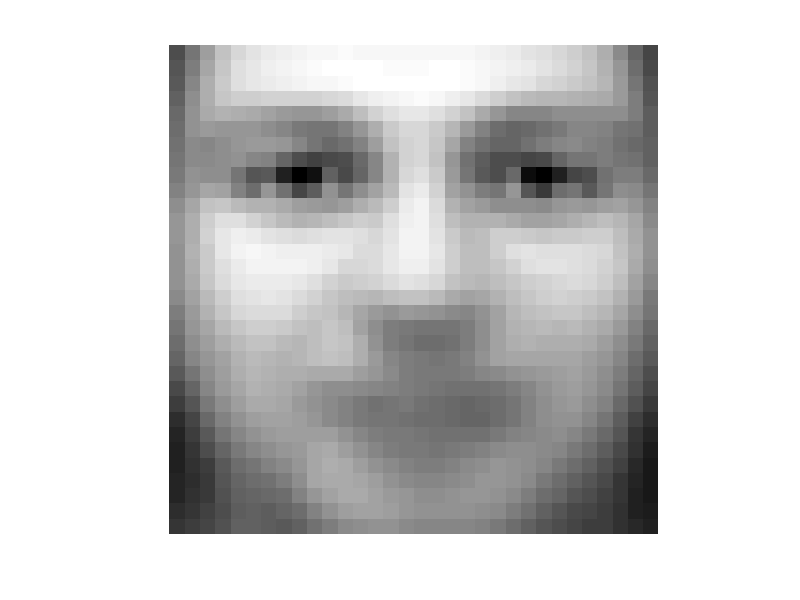
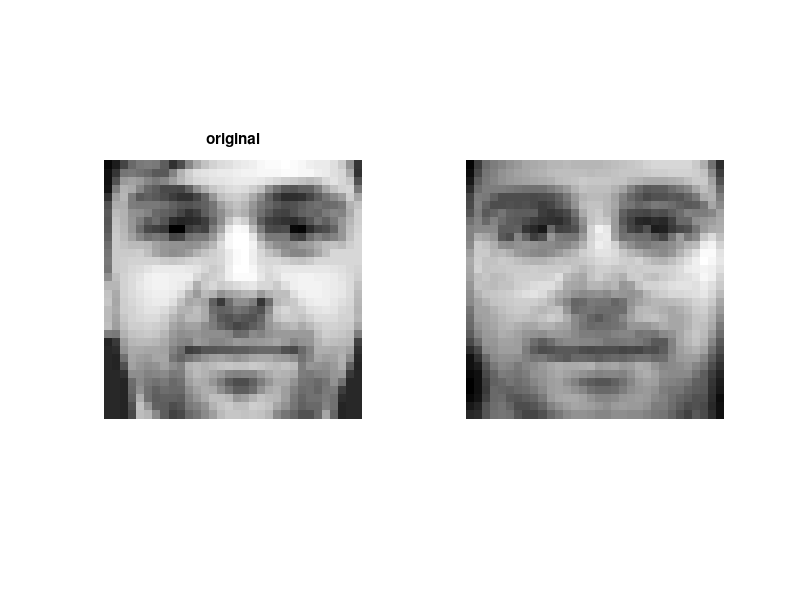
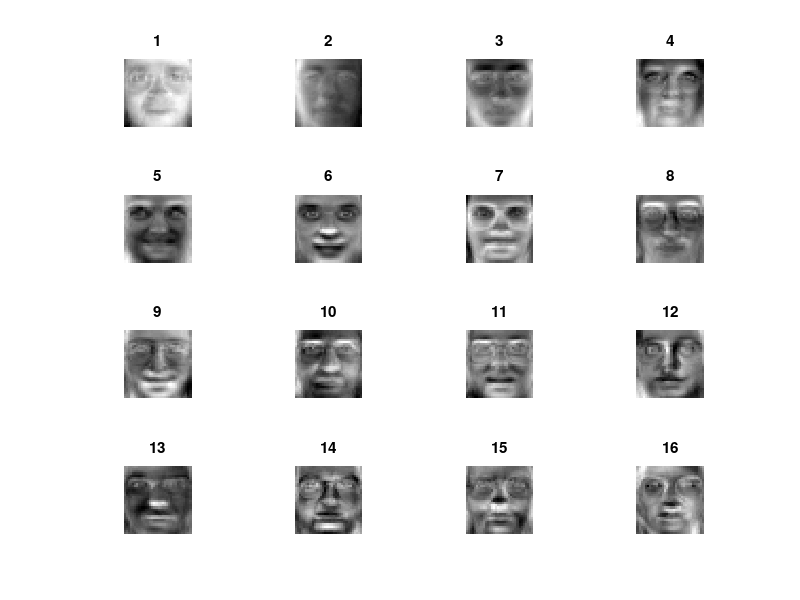
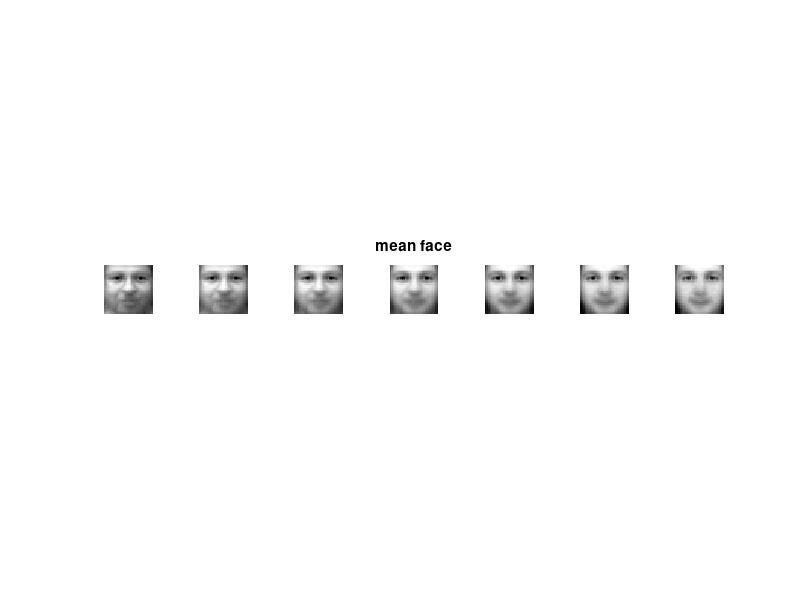

Reproduce these figures in MATLAB, in order. (Note: this script raises an error after producing the figures.)
%% load faces matrix X 
load faces
%columns of of X are vectorized 32x32 pixel images of faces
%this is a subset of the "ORL face dataset" obtained from:
%http://www.cad.zju.edu.cn/home/dengcai/Data/FaceData.html

n = size(X,2); %number of face images
dim = [32,32]; %image dimensins
%% plot an example face
i = 1; 
faceimg = reshape(X(:,i),dim); 
%reshapes the vectorized image back into a 32x32 array

figure(1);
imagesc(faceimg); axis image; axis off; colormap gray
%% compute the mean face image and plot it
mu = mean(X, 2); %compute mean of columns to get mean face image

figure(1);
imagesc(reshape(mu,dim)); axis image; axis off; colormap gray
%% subtract the mean face image from each face
Y = X-mu; %note X is matrix, mu is column vector
Y = Y/sqrt(n-1); %normalize
%% compute SVD of de-meaned data
[U,S,V] = svd(Y,'econ'); %reduced SVD
sigma = diag(S); %get vector of singular values
%% plot singular values
figure;
plot(sigma,'linewidth',2); 
axis tight
title('singular values of Y');
set(gca,'fontsize',18);
%% show 1 through 16th top left singular vectors ("eigenfaces")
figure;
for i = 1:16
    subplot(4, 4, i)
    imagesc(reshape(U(:,i), [32,32]))
    axis image; axis off; colormap gray; 
    title(num2str(i));
end
%% effect of adding in eigenface to the meanface
figure;
a = linspace(-2,2,7);
j = 1; %eigenface index
for i = 1:7
    newface = reshape(a(i)*sigma(j)*U(:,j) + mu, dim);
    subplot(1, 7, i)
    imagesc(newface);
    axis image; axis off; colormap gray; 
    if i == 4
        title('mean face')
    end
end
set(gcf,'Position',[100 100 1000 200])
%% generate random faces
figure;
k = 16; %eigenface cutoff
for i = 1:16
    c = (2*rand(16,1)-1).*sigma(1:k); %weight random vector by eigenvalues.
    randface = reshape(U(:,1:k)*c + mu,dim);
    subplot(4, 4, i)
    imagesc(randface);
    axis image; axis off; colormap gray; 
end
%% generate random face with fixed attribute
figure;
j = 7; %attribute to fix (j=7 is glasses)
k = 16; %max number of eigenfaces
for i = 1:16
    c = 0.75*(2*rand(k,1)-1).*sigma(1:k);
    c(j) = 2*sigma(j);
    randface = reshape(U(:,1:k)*c + mu,[32,32]);
    subplot(4, 4, i)
    imagesc(randface);
    axis image; axis off; colormap gray; 
end
%% reconstruct a face
load greg
x = x(:); %flatten and convert to column vector

k = 25; %number of eigenfaces to use in approximation
recon = U(:,1:k)*U(:,1:k)'*(x-mu);
figure(2);
subplot(1,2,1);
imagesc(reshape(x,dim));
axis image; axis off; colormap gray; 
title("original");
subplot(1,2,2);
imagesc(reshape(recon+mu,dim));
axis image; axis off; colormap gray; 
title("approximation with k="+num2str(k)+" eigenfaces");
